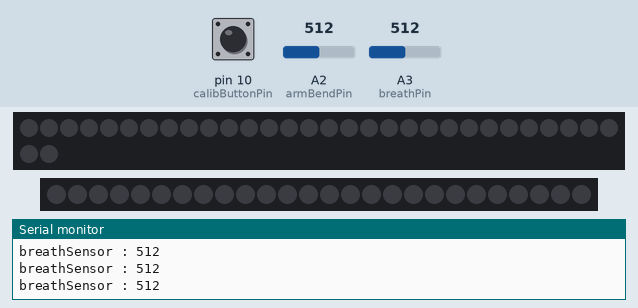
This sketch was run on a simulated Arduino Uno, built with avr-gcc and run on an emulated ATmega328P. On the bench: 32 RGB LEDs in strip order, left to right, continuing on the next row, 26 RGB LEDs in strip order, left to right, the last lines printed to the serial monitor. The inputs (shaded band) are chosen by the test bench; at power-on: A3 (breathPin) = 512, pin 10 (calibButtonPin) HIGH, A2 (armBendPin) = 512.

Above: at 1.8 s.
1.9 s: A3 (breathPin) set to 521
At 2.9 s:
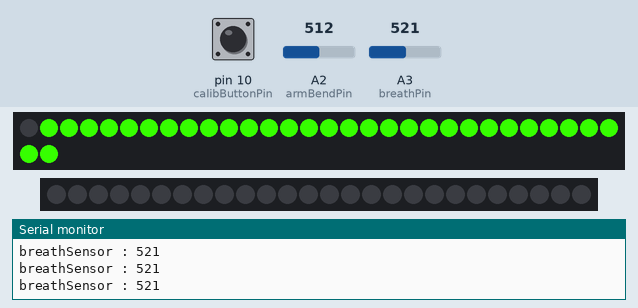
3.4 s: A3 (breathPin) set to 511
At 3.9 s:
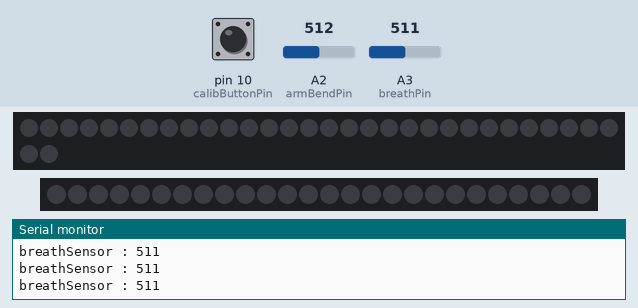
4.9 s: A3 (breathPin) set to 610
At 39.81 s:
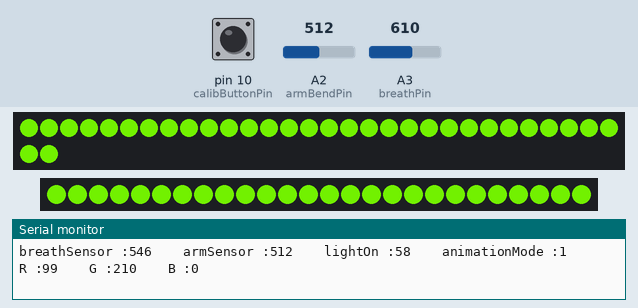
Timing chart, 0 to 41.1 s (numbered marks = the images above; inputs shaded):
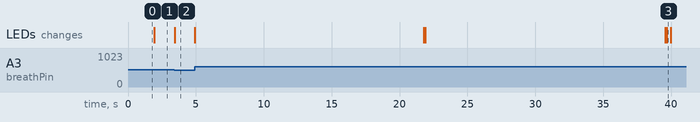

The sketch:

trombone_breathing_v2.ino
```cpp
#include <Adafruit_NeoPixel.h>
#ifdef __AVR__
#include <avr/power.h>
#endif

#define PIN 5
#define PIN2 6
#define NUMPIXEL 32
#define NUMPIXEL2 26


// Parameter 1 = number of pixels in strip
// Parameter 2 = Arduino pin number (most are valid)
// Parameter 3 = pixel type flags, add together as needed:
//   NEO_KHZ800  800 KHz bitstream (most NeoPixel products w/WS2812 LEDs)
//   NEO_KHZ400  400 KHz (classic 'v1' (not v2) FLORA pixels, WS2811 drivers)
//   NEO_GRB     Pixels are wired for GRB bitstream (most NeoPixel products)
//   NEO_RGB     Pixels are wired for RGB bitstream (v1 FLORA pixels, not v2)
//   NEO_RGBW    Pixels are wired for RGBW bitstream (NeoPixel RGBW products)
Adafruit_NeoPixel strip = Adafruit_NeoPixel(NUMPIXEL, PIN, NEO_GRB + NEO_KHZ800);
Adafruit_NeoPixel strip2 = Adafruit_NeoPixel(NUMPIXEL2, PIN2, NEO_GRB + NEO_KHZ800);

// IMPORTANT: To reduce NeoPixel burnout risk, add 1000 uF capacitor across
// pixel power leads, add 300 - 500 Ohm resistor on first pixel's data input
// and minimize distance between Arduino and first pixel.  Avoid connecting
// on a live circuit...if you must, connect GND first.


int lightOn;
int lightOn2;
int lightOnMax;
int moveLight;

int avarageB;
int avarageA;
int sampleSize = 5;

int breathSensor;
int breathSensorMax;
int breathSensorMin;

int armSensor;
int armSensorMax;
int armSensorMin;

int breathPin = A3;
int armBendPin = A2;
int calibButtonPin = 10;

boolean buttonState;
boolean lastButtonState;

int R = 255;
int G = 114;
int B = 0;

boolean armSensorOn = true;
boolean breathSensorOn = true;

int animLight = 1;

int sensorOffcntr;

void setup() {

  Serial.begin(9600);


  strip.begin();
  strip.show(); // Initialize all pixels to 'off'
  strip.setBrightness(255); // keep the brightness to 255, or it is causing the flickering

  strip2.begin();
  strip2.show(); // Initialize all pixels to 'off'
  strip2.setBrightness(255); // keep the brightness to 255, or it is causing the flickering

  pinMode(calibButtonPin, INPUT_PULLUP);
  //pinMode(breathPin,INPUT_PULLUP);
  //pinMode(armBendPin,INPUT_PULLUP);


  delay(1000);
  avarageB = analogRead(breathPin);
  avarageA = analogRead(armBendPin);


    if (avarageB < 1023){
      breathSensorOn = true;
    }
    else {
      breathSensorOn = false;
      Serial.println("no breathing sensor calibration");
    }
  //  if (avarageA < 1023) {
  //    armSensorOn = true;
  //  }
  //  else{
  //    armSensorOn = false;
  //    Serial.println("no arm sensor calibration");
  //  }


  if (breathSensorOn) {
    calibrationBreath();
  }
  else {
    breathSensorMax = 1015;
    breathSensorMin = 800;
  }
  if (armSensorOn) {
    calibrationArm();
  }
  else {
    armSensorMax = 600;
    armSensorMin = 200;
  }


}


void loop() {


  // read breathing sensor
  breathSensor = analogRead(breathPin);

  // read arm bend sensor
  armSensor = analogRead(armBendPin);


  // smooth out with avarage
  breathSensor = ( avarageB * (sampleSize - 1) + breathSensor) / sampleSize;
  avarageB = breathSensor;

  // smooth out with avarage
  armSensor = ( avarageA * (sampleSize - 1) + armSensor) / sampleSize;
  avarageA = armSensor;


  // read calib button and call the callibration if necessary
  buttonState = digitalRead(calibButtonPin);
  if (buttonState != lastButtonState && buttonState == LOW) {
if (avarageB < 1023)breathSensorOn=true;
else breathSensorOn=false;

      if (breathSensorOn) {
    calibrationBreath();
  }
  else {
    breathSensorMax = 1015;
    breathSensorMin = 800;
  }

    if (armSensorOn)calibrationArm();
  }
  lastButtonState = buttonState;
  //------------------------------------

  Serial.print("breathSensor :");
  Serial.print(breathSensor);

  Serial.print(" \t ");
  Serial.print("armSensor :");
  Serial.print(armSensor);

  int totalPixelNum = NUMPIXEL + NUMPIXEL2;

  if (breathSensorOn) {
    // map the readhing of breath sensor to which light should be on
    breathSensor = constrain(breathSensor, breathSensorMin, breathSensorMax);
    lightOn = map(breathSensor, breathSensorMin + 50, breathSensorMax - 50, -1, totalPixelNum);
  }
  else {
    lightOn = totalPixelNum;
    delay(10);
  }

  lightOn = constrain(lightOn, 0, totalPixelNum);


  if (armSensorOn) {
    // decide the color of pixel with arm sensor
    armSensor = constrain(armSensor, armSensorMin, armSensorMax);
    G = map(armSensor, armSensorMin, armSensorMax, 54, 255);
    R = map(armSensor, armSensorMin, armSensorMax, 255, 54);
    B = map(armSensor, armSensorMin, armSensorMax, 0, 0);

  }
//  else {
//    R = 255;
//    G = 114;
//    B = 0;
//  }

  for (int i = 1; i < NUMPIXEL+1; i++) {

    if (i < lightOn) {
      strip.setPixelColor(NUMPIXEL - i, strip.Color(R, G, B) );
    }
    else  strip.setPixelColor(NUMPIXEL - i, strip.Color(0, 0, 0) );
  }

  for (int i = 0; i < NUMPIXEL2; i++) {
    if (i < lightOn - NUMPIXEL) {
      strip2.setPixelColor(i, strip2.Color(R, G, B) );
    }
    else  strip2.setPixelColor(i, strip2.Color(0, 0, 0) );
  }

  strip.show();
  strip2.show();

  Serial.print(" \t ");
  Serial.print("lightOn :");
  Serial.print(lightOn);

  Serial.print(" \t ");
  Serial.print("animationMode :");
  Serial.print(breathSensorOn);

  Serial.print(" \t ");
  Serial.print("R :");
  Serial.print(R);
  Serial.print(" \t ");
  Serial.print("G :");
  Serial.print(G);
  Serial.print(" \t ");
  Serial.print("B :");
  Serial.print(B);


  Serial.println();

  delay(10);
}


void calibrationBreath() {
  breathSensorMax = 0;
  breathSensorMin = 1023;

  Serial.println("calibration Breath sensor starts");

// turn the pixel on the arm off
  for (int i = 1; i < NUMPIXEL2+1; i++) {
       strip2.setPixelColor(NUMPIXEL2 - i, strip2.Color(0, 0, 0) );
  }
    strip2.show();

  for (int i = 0; i < 1000; i++) {
    breathSensor = analogRead(breathPin);
    Serial.print("breathSensor : ");
    Serial.println(breathSensor);
    if (breathSensor > breathSensorMax) {
      breathSensorMax = breathSensor;
    }
    if (breathSensor < breathSensorMin) {
      breathSensorMin = breathSensor;
    }
    // map the readhing of breath sensor to which light should be on
    breathSensor = constrain(breathSensor, breathSensorMin, breathSensorMax);
    lightOn = map(breathSensor, breathSensorMin, breathSensorMax, -1, NUMPIXEL);


    for (int i = 1; i < NUMPIXEL+1; i++) {

      if (i < lightOn) {
        strip.setPixelColor(NUMPIXEL - i, strip.Color(54, 255, 0) );
      }
      else  strip.setPixelColor(NUMPIXEL - i, strip.Color(0, 0, 0) );
    }
    strip.show();
    delay(10);
  }

  for (int i = 0; i < NUMPIXEL; i++) {
    strip.setPixelColor(i, strip.Color(0, 0, 0) );
  }
  strip.show();

  // in case there was no sensor input during the calibration, use the default min/max value
  if (breathSensorMax - breathSensorMin < 10) {
    breathSensorMax = 1015;
    breathSensorMin = 800;
  }
  Serial.print("breathSensorMin :");
  Serial.print(breathSensorMin);
  Serial.print("\t");
  Serial.print("breathSensorMax :");
  Serial.print(breathSensorMax);
  Serial.println();
  Serial.println("calibration Breath sensor ends");
}

void calibrationArm() {
  armSensorMax = 0;
  armSensorMin = 1023;
  Serial.println("calibration Arm sensor starts");

  // turn the pixels on the torso off
   for (int i = 1; i < NUMPIXEL+1; i++) {
       strip.setPixelColor(NUMPIXEL - i, strip.Color(0, 0, 0) );
    }
    strip.show();


  for (int i = 0; i < 1000; i++) {

    armSensor = analogRead(armBendPin);
    Serial.print("armSensor : ");
    Serial.println(armSensor);
    if (armSensor > armSensorMax) {
      armSensorMax = armSensor;
    }
    if (armSensor < armSensorMin) {
      armSensorMin = armSensor;
    }

    armSensor = constrain(armSensor, armSensorMin, armSensorMax);
    lightOn2 = map(armSensor, armSensorMin, armSensorMax, NUMPIXEL2, -1);


    for (int i = 1; i < NUMPIXEL2+1; i++) {
      if (i < lightOn2) {
        strip2.setPixelColor(NUMPIXEL2 - i, strip2.Color(54, 255, 0) );
      }
      else  strip2.setPixelColor(NUMPIXEL2 - i, strip2.Color(0, 0, 0) );
    }
    strip2.show();

    delay(10);
  }

  for (int i = 0; i < NUMPIXEL2; i++) {
    strip2.setPixelColor(i, strip2.Color(0, 0, 0) );
  }
  strip2.show();

  if (armSensorMax - armSensorMin < 50) {
    armSensorMax = 700;
    armSensorMin = 200;
  }

  armSensorMax=armSensorMax-100;
  armSensorMax=constrain(armSensorMax,0,1023);


  Serial.print("armSensorMin :");
  Serial.print(armSensorMin);
  Serial.print("\t");
  Serial.print("armSensorMax :");
  Serial.print(armSensorMax);
  Serial.println();
  Serial.println("calibration arm sensor ends");
}
```

Measured:
- the behaviour switches between 512 and 513 on A3 (breathPin) (found by bisection; images 0 and 1)
- after the input at 1.9 s, the LEDs: change at once (image 1)
- after the input at 3.4 s, the LEDs: change at once (image 2)
